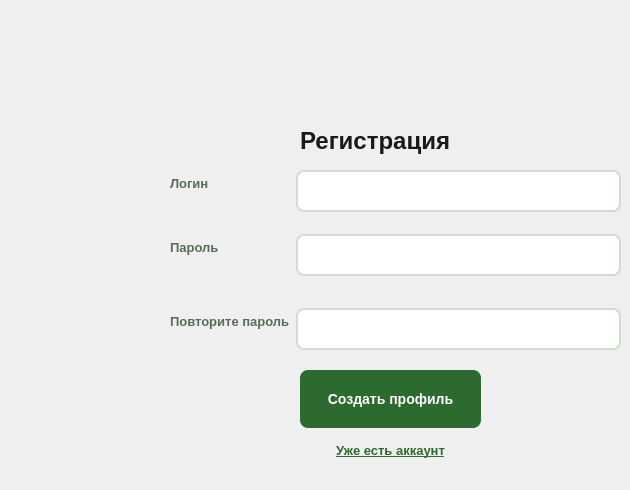
      <widget class="QWidget" name="page_5">
       <widget class="QLabel" name="label_6">
        <property name="geometry">
         <rect>
          <x>300</x>
          <y>120</y>
          <width>171</width>
          <height>41</height>
         </rect>
        </property>
        <property name="styleSheet">
         <string notr="true">QLabel {
    color: #1A1A1A;
    font-size: 24px;
    font-weight: 700;
    background-color: transparent;
    qproperty-alignment: AlignHCenter;
}</string>
        </property>
        <property name="text">
         <string>Регистрация</string>
        </property>
       </widget>
       <widget class="QPushButton" name="registerAcc">
        <property name="geometry">
         <rect>
          <x>300</x>
          <y>370</y>
          <width>181</width>
          <height>58</height>
         </rect>
        </property>
        <property name="styleSheet">
         <string notr="true">QPushButton {
    background-color: #2D6A30;
    color: #FFFFFF;
    border: none;
    border-radius: 8px;
    padding: 10px 28px;
    font-family: &quot;Segoe UI&quot;, Arial, sans-serif;
    font-size: 14px;
    font-weight: 700;
    min-width: 110px;
    min-height: 38px;
}
QPushButton:hover {
    background-color: #245727;
}
QPushButton:pressed {
    background-color: #1A4020;
}
QPushButton:disabled {
    background-color: #B8CFB8;
    color: #FFFFFF;
}</string>
        </property>
        <property name="text">
         <string>Создать профиль</string>
        </property>
       </widget>
       <widget class="QWidget" name="formLayoutWidget_4">
        <property name="geometry">
         <rect>
          <x>170</x>
          <y>170</y>
          <width>451</width>
          <height>182</height>
         </rect>
        </property>
        <layout class="QFormLayout" name="formLayout_2">
         <item row="0" column="0">
          <widget class="QLabel" name="label_7">
           <property name="styleSheet">
            <string notr="true">QLabel {
    color: #5A6B5A;
    font-size: 13px;
    font-weight: 600;
    background-color: transparent;
}</string>
           </property>
           <property name="text">
            <string>Логин</string>
           </property>
          </widget>
         </item>
         <item row="0" column="1">
          <widget class="QLineEdit" name="login">
           <property name="styleSheet">
            <string notr="true">QLineEdit {
    background-color: #FFFFFF;
    border: 1.5px solid #D0DECE;
    border-radius: 8px;
    padding: 9px 12px;
    font-family: &quot;Segoe UI&quot;, Arial, sans-serif;
    font-size: 14px;
    color: #1A1A1A;
    min-height: 20px;
    selection-background-color: #76B47A;
    selection-color: #FFFFFF;
}

QLineEdit:focus {
    border: 1.5px solid #2D6A30;
    background-color: #FAFCF9;
}

QLineEdit:disabled {
    background-color: #EEF2EE;
    color: #A0B0A0;
    border-color: #E4EBE2;
}</string>
           </property>
          </widget>
         </item>
         <item row="1" column="0" colspan="2">
          <spacer name="horizontalSpacer_2">
           <property name="orientation">
            <enum>Qt::Orientation::Horizontal</enum>
           </property>
           <property name="sizeHint" stdset="0">
            <size>
             <width>40</width>
             <height>10</height>
            </size>
           </property>
          </spacer>
         </item>
         <item row="2" column="0">
          <widget class="QLabel" name="label_9">
           <property name="styleSheet">
            <string notr="true">QLabel {
    color: #5A6B5A;
    font-size: 13px;
    font-weight: 600;
    background-color: transparent;
}</string>
           </property>
           <property name="text">
            <string>Пароль</string>
           </property>
          </widget>
         </item>
         <item row="2" column="1">
          <widget class="QLineEdit" name="passwordRepeat">
           <property name="styleSheet">
            <string notr="true">QLineEdit {
    background-color: #FFFFFF;
    border: 1.5px solid #D0DECE;
    border-radius: 8px;
    padding: 9px 12px;
    font-family: &quot;Segoe UI&quot;, Arial, sans-serif;
    font-size: 14px;
    color: #1A1A1A;
    min-height: 20px;
    selection-background-color: #76B47A;
    selection-color: #FFFFFF;
}

QLineEdit:focus {
    border: 1.5px solid #2D6A30;
    background-color: #FAFCF9;
}

QLineEdit:disabled {
    background-color: #EEF2EE;
    color: #A0B0A0;
    border-color: #E4EBE2;
}</string>
           </property>
          </widget>
         </item>
         <item row="3" column="0" colspan="2">
          <spacer name="horizontalSpacer_3">
           <property name="orientation">
            <enum>Qt::Orientation::Horizontal</enum>
           </property>
           <property name="sizeHint" stdset="0">
            <size>
             <width>40</width>
             <height>20</height>
            </size>
           </property>
          </spacer>
         </item>
         <item row="4" column="0">
          <widget class="QLabel" name="label_11">
           <property name="styleSheet">
            <string notr="true">QLabel {
    color: #5A6B5A;
    font-size: 13px;
    font-weight: 600;
    background-color: transparent;
}</string>
           </property>
           <property name="text">
            <string>Повторите пароль</string>
           </property>
          </widget>
         </item>
         <item row="4" column="1">
          <widget class="QLineEdit" name="password">
           <property name="styleSheet">
            <string notr="true">QLineEdit {
    background-color: #FFFFFF;
    border: 1.5px solid #D0DECE;
    border-radius: 8px;
    padding: 9px 12px;
    font-family: &quot;Segoe UI&quot;, Arial, sans-serif;
    font-size: 14px;
    color: #1A1A1A;
    min-height: 20px;
    selection-background-color: #76B47A;
    selection-color: #FFFFFF;
}

QLineEdit:focus {
    border: 1.5px solid #2D6A30;
    background-color: #FAFCF9;
}

QLineEdit:disabled {
    background-color: #EEF2EE;
    color: #A0B0A0;
    border-color: #E4EBE2;
}</string>
           </property>
          </widget>
         </item>
        </layout>
       </widget>
       <widget class="QPushButton" name="backBtn3">
        <property name="geometry">
         <rect>
          <x>300</x>
          <y>420</y>
          <width>181</width>
          <height>61</height>
         </rect>
        </property>
        <property name="styleSheet">
         <string notr="true">QPushButton {
    background-color: transparent;
    color: #2D6A30;
    border: none;
    padding: 4px 4px;
    font-size: 13px;
    font-weight: 600;
    min-width: 0;
    min-height: 0;
    text-decoration: underline;
}</string>
        </property>
        <property name="text">
         <string>Уже есть аккаунт</string>
        </property>
       </widget>
      </widget>
